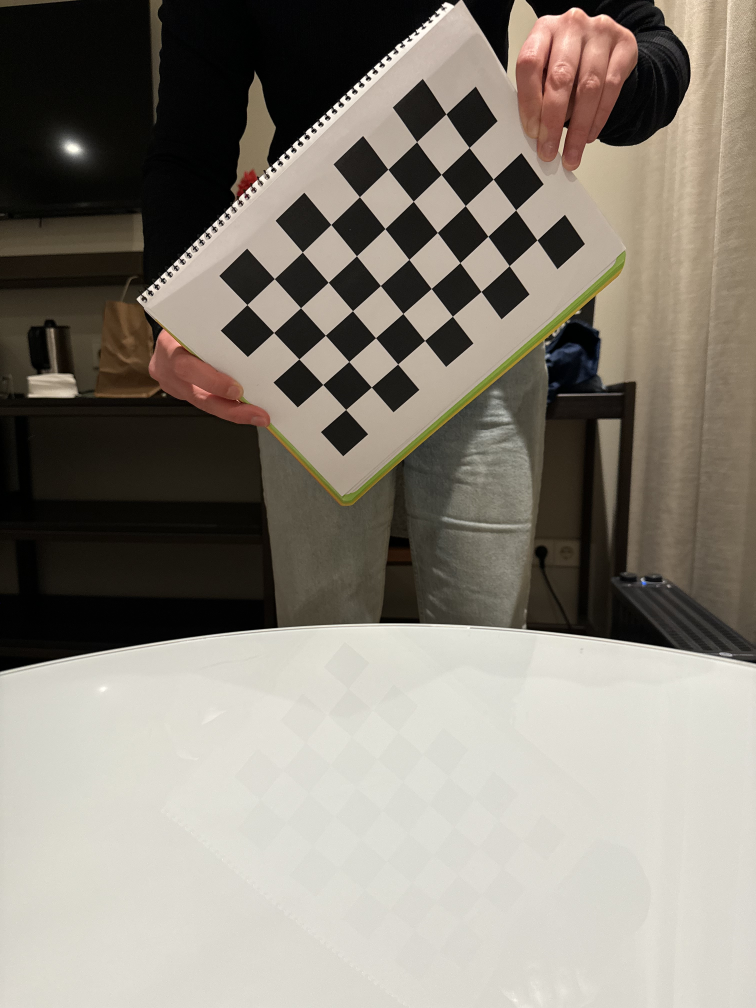
#> input picture test.jpeg, 3024 x 4032 px (shown at 1/4 size)
$ python -i main.py   (imports and definitions only)
#> lines starting #> are read from the running program, lines starting #| are printed output that depends on the picture
#> further down, picture is the input picture: shape (4032, 3024, 3); mean B, G, R 119.2, 129.4, 135.6
import cv2
import numpy as np
import os
import sys
import threading


PATTERN_SIZE = (8, 5)

SQUARE_SIZE = 28    # in mm
CUBE_SIZE = 28      # in mm
AXIS_LENGTH = 84    # Axis length is set to 3 times SQUARE_SIZE for better visibility

# [53 lines left out: functions click_corners, manual_corner_selection, interpolate_grid_corners, not called in this run]

def detectCorners(img, show_result=False):
    """Takes image and return the found corners of the checkerboard
    """
#> called with show_result = False
    #Normal call of findChessboardCorners. Will not always work
    passed, corners = cv2.findChessboardCorners(img, PATTERN_SIZE, None)
#> passed = True; corners = 40 rows, first 8: [2150.1, 961.4], [2038.1, 1064.8], [1925.8, 1167.3], [1811, 1266.5], [1700, 1363], [1592.4, 1456.9], [1486.9, 1549.5], [1384.3, 1639.1]

    #If works refine corners
    if not passed:
        outerCorners = manual_corner_selection(img)
        corners = interpolate_grid_corners(outerCorners)
        corners = np.array(corners)

    gray = cv2.cvtColor(img, cv2.COLOR_BGR2GRAY)
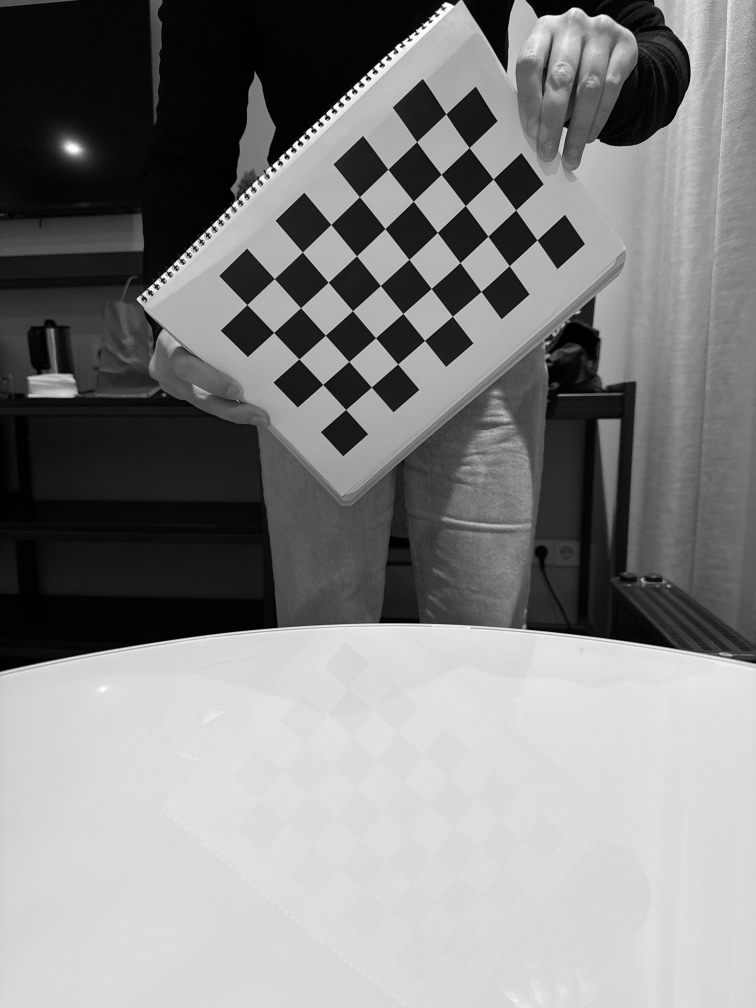
#> gray: shape (4032, 3024) (shown at 1/4 size); min 0, max 255, mean 130.1
    corners = cv2.cornerSubPix(gray, corners, (11, 11), (-1, -1),criteria=(cv2.TERM_CRITERIA_EPS + cv2.TERM_CRITERIA_MAX_ITER, 30, 0.001))
#> corners = 40 rows, first 8: [2149.3, 961.3], [2038.1, 1064.5], [1925.5, 1167.4], [1811.1, 1266.4], [1700, 1363.2], [1592.3, 1457.5], [1486.8, 1549.7], [1384.3, 1639.5]

    #If wanted, show found corners.
    if show_result:
        clone = img.copy()
        clone = cv2.resize(clone, (0, 0), fx = 0.2, fy = 0.2)
        corners2 = corners/5

        cv2.drawChessboardCorners(clone, PATTERN_SIZE, corners2, True)

        cv2.imshow("Detected corners", clone)
        cv2.waitKey(0)
        cv2.destroyAllWindows()

    return corners
# [234 lines left out: functions calibrationRun, drawAxes, drawCube, drawImage, webcam_calibration, not called in this run]


# [12 lines not run here, left out]


>>> import cv2
>>> picture = cv2.imread('test.jpeg')
>>> result = detectCorners(picture)
#> result has the same summary as corners in detectCorners
